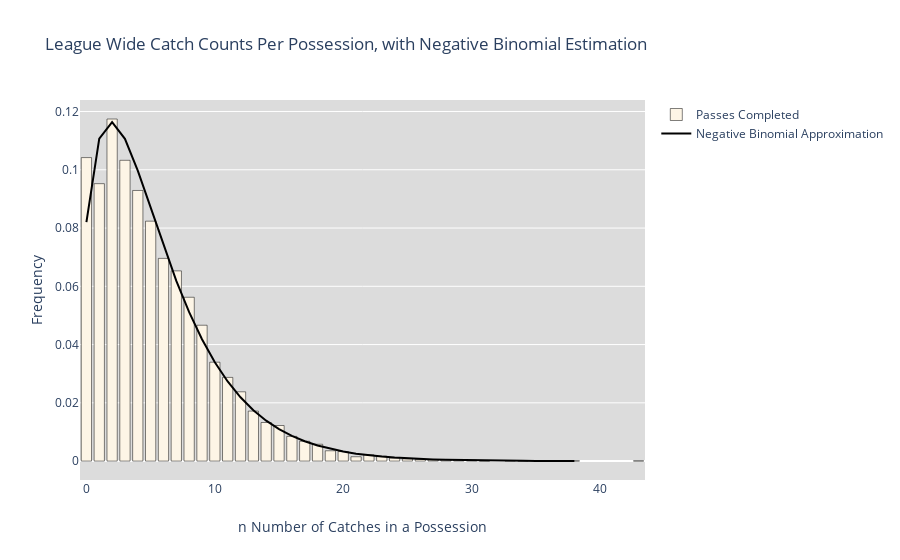

Notebook code for this chart:
### Code cell
pass_count_stats, team_sequences_dict, all_sequences = collect_and_plot_passes_nb(teams_list=teams_list,
                                                                                  teams_dict=teams_dict,
                                                                                  plot_output='all',
                                                                                  teams_col_dict=teams_col_dict)

### Figure 1 — Plotly figure (JSON) as saved in the notebook; plotly's stock layout.template omitted (floating-point values rounded to 4 significant figures)
{"data": [{"marker": {"color": "oldlace", "line": {"color": "black"}}, "name": "Passes Completed", "type": "bar", "x": [0, 1, 2, 3, 4, 5, 6, 7, 8, 9, 10, 11, 12, 13, 14, 15, 16, 17, 18, 19, 20, 21, 22, 23, 24, 25, 26, 27, 28, 29, 30, 31, 33, 34, 38, 43], "y": [0.1042, 0.09523, 0.1174, 0.1033, 0.0929, 0.08236, 0.06958, 0.06529, 0.05624, 0.04664, 0.03395, 0.02873, 0.02379, 0.01716, 0.01325, 0.01222, 0.008488, 0.006809, 0.005783, 0.003544, 0.003265, 0.001492, 0.002145, 0.001679, 0.001026, 0.0007462, 0.0005596, 0.0004664, 0.0004664, 0.0004664, 0.0002798, 9.327e-05, 0.0001865, 9.327e-05, 9.327e-05, 9.327e-05]}, {"marker": {"color": "black"}, "mode": "lines", "name": "Negative Binomial Approximation", "type": "scatter", "x": [0, 1, 2, 3, 4, 5, 6, 7, 8, 9, 10, 11, 12, 13, 14, 15, 16, 17, 18, 19, 20, 21, 22, 23, 24, 25, 26, 27, 28, 29, 30, 31, 32, 33, 34, 35, 36, 37, 38], "y": [0.08201, 0.1107, 0.1163, 0.1106, 0.09968, 0.08684, 0.07391, 0.06186, 0.05111, 0.04181, 0.03392, 0.02733, 0.0219, 0.01747, 0.01387, 0.01098, 0.008659, 0.006811, 0.005345, 0.004184, 0.003269, 0.00255, 0.001985, 0.001544, 0.001198, 0.0009292, 0.0007196, 0.0005567, 0.0004302, 0.0003322, 0.0002562, 0.0001975, 0.0001521, 0.000117, 9e-05, 6.917e-05, 5.313e-05, 4.078e-05, 3.129e-05]}], "layout": {"boxmode": "group", "plot_bgcolor": "rgb(220,220,220)", "title": {"text": "League Wide Catch Counts Per Possession, with Negative Binomial Estimation"}, "xaxis": {"title": {"text": "n Number of Catches in a Possession"}}, "yaxis": {"title": {"text": "Frequency"}}}}
